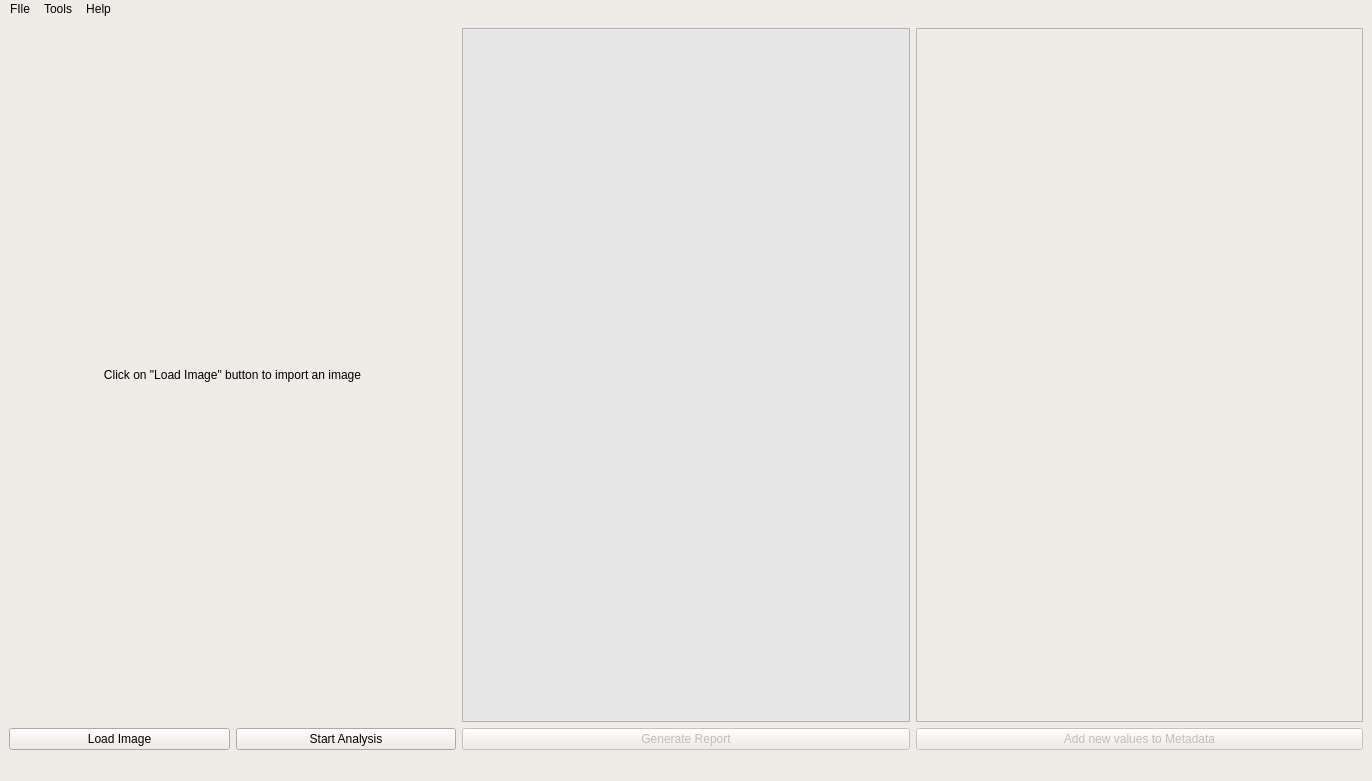
<?xml version="1.0" encoding="UTF-8"?>
<ui version="4.0">
 <class>MainWindow</class>
 <widget class="QMainWindow" name="MainWindow">
  <property name="geometry">
   <rect>
    <x>0</x>
    <y>0</y>
    <width>1372</width>
    <height>781</height>
   </rect>
  </property>
  <property name="minimumSize">
   <size>
    <width>720</width>
    <height>700</height>
   </size>
  </property>
  <property name="palette">
   <palette>
    <active>
     <colorrole role="WindowText">
      <brush brushstyle="SolidPattern">
       <color alpha="255">
        <red>73</red>
        <green>96</green>
        <blue>110</blue>
       </color>
      </brush>
     </colorrole>
     <colorrole role="Button">
      <brush brushstyle="SolidPattern">
       <color alpha="255">
        <red>239</red>
        <green>235</green>
        <blue>231</blue>
       </color>
      </brush>
     </colorrole>
     <colorrole role="Base">
      <brush brushstyle="SolidPattern">
       <color alpha="255">
        <red>239</red>
        <green>235</green>
        <blue>231</blue>
       </color>
      </brush>
     </colorrole>
     <colorrole role="Window">
      <brush brushstyle="SolidPattern">
       <color alpha="255">
        <red>239</red>
        <green>235</green>
        <blue>231</blue>
       </color>
      </brush>
     </colorrole>
    </active>
    <inactive>
     <colorrole role="WindowText">
      <brush brushstyle="SolidPattern">
       <color alpha="255">
        <red>0</red>
        <green>0</green>
        <blue>0</blue>
       </color>
      </brush>
     </colorrole>
     <colorrole role="Button">
      <brush brushstyle="SolidPattern">
       <color alpha="255">
        <red>239</red>
        <green>235</green>
        <blue>231</blue>
       </color>
      </brush>
     </colorrole>
     <colorrole role="Base">
      <brush brushstyle="SolidPattern">
       <color alpha="255">
        <red>239</red>
        <green>235</green>
        <blue>231</blue>
       </color>
      </brush>
     </colorrole>
     <colorrole role="Window">
      <brush brushstyle="SolidPattern">
       <color alpha="255">
        <red>239</red>
        <green>235</green>
        <blue>231</blue>
       </color>
      </brush>
     </colorrole>
    </inactive>
    <disabled>
     <colorrole role="WindowText">
      <brush brushstyle="SolidPattern">
       <color alpha="255">
        <red>120</red>
        <green>120</green>
        <blue>120</blue>
       </color>
      </brush>
     </colorrole>
     <colorrole role="Button">
      <brush brushstyle="SolidPattern">
       <color alpha="255">
        <red>239</red>
        <green>235</green>
        <blue>231</blue>
       </color>
      </brush>
     </colorrole>
     <colorrole role="Base">
      <brush brushstyle="SolidPattern">
       <color alpha="255">
        <red>239</red>
        <green>235</green>
        <blue>231</blue>
       </color>
      </brush>
     </colorrole>
     <colorrole role="Window">
      <brush brushstyle="SolidPattern">
       <color alpha="255">
        <red>239</red>
        <green>235</green>
        <blue>231</blue>
       </color>
      </brush>
     </colorrole>
    </disabled>
   </palette>
  </property>
  <property name="windowTitle">
   <string>VED²</string>
  </property>
  <property name="autoFillBackground">
   <bool>false</bool>
  </property>
  <property name="styleSheet">
   <string notr="true">background-color: rgb(239, 235, 231);</string>
  </property>
  <widget class="QWidget" name="centralwidget">
   <property name="minimumSize">
    <size>
     <width>719</width>
     <height>700</height>
    </size>
   </property>
   <property name="styleSheet">
    <string notr="true"/>
   </property>
   <layout class="QHBoxLayout" name="horizontalLayout">
    <item>
     <layout class="QGridLayout" name="Image_GridLayout">
      <item row="1" column="0">
       <widget class="QPushButton" name="loadImage">
        <property name="cursor">
         <cursorShape>PointingHandCursor</cursorShape>
        </property>
        <property name="styleSheet">
         <string notr="true"/>
        </property>
        <property name="text">
         <string>Load Image</string>
        </property>
       </widget>
      </item>
      <item row="1" column="1">
       <widget class="QPushButton" name="analyseImage">
        <property name="statusTip">
         <string>Start image analysis</string>
        </property>
        <property name="styleSheet">
         <string notr="true"/>
        </property>
        <property name="text">
         <string>Start Analysis</string>
        </property>
       </widget>
      </item>
      <item row="0" column="0" colspan="2">
       <widget class="QLabel" name="label">
        <property name="focusPolicy">
         <enum>Qt::StrongFocus</enum>
        </property>
        <property name="statusTip">
         <string>Image will be displayed here.</string>
        </property>
        <property name="styleSheet">
         <string notr="true"/>
        </property>
        <property name="text">
         <string>Click on &quot;Load Image&quot; button to import an image</string>
        </property>
        <property name="alignment">
         <set>Qt::AlignCenter</set>
        </property>
       </widget>
      </item>
     </layout>
    </item>
    <item>
     <layout class="QGridLayout" name="Analysis_gridLayout">
      <item row="0" column="0" colspan="2">
       <widget class="QListView" name="Analysis_holder">
        <property name="sizePolicy">
         <sizepolicy hsizetype="Preferred" vsizetype="Preferred">
          <horstretch>0</horstretch>
          <verstretch>0</verstretch>
         </sizepolicy>
        </property>
        <property name="statusTip">
         <string>Analysis Results are sumarized here.</string>
        </property>
        <property name="whatsThis">
         <string/>
        </property>
        <property name="styleSheet">
         <string notr="true">background-color: rgb(231, 231, 231);</string>
        </property>
       </widget>
      </item>
      <item row="2" column="0" colspan="2">
       <widget class="QPushButton" name="report_generate">
        <property name="enabled">
         <bool>false</bool>
        </property>
        <property name="cursor">
         <cursorShape>ForbiddenCursor</cursorShape>
        </property>
        <property name="styleSheet">
         <string notr="true"/>
        </property>
        <property name="text">
         <string>Generate Report</string>
        </property>
       </widget>
      </item>
     </layout>
    </item>
    <item>
     <layout class="QVBoxLayout" name="Table_verticalLayout">
      <item>
       <widget class="QTableWidget" name="Metadata_table">
        <property name="enabled">
         <bool>true</bool>
        </property>
        <property name="sizePolicy">
         <sizepolicy hsizetype="Minimum" vsizetype="Minimum">
          <horstretch>0</horstretch>
          <verstretch>0</verstretch>
         </sizepolicy>
        </property>
        <property name="styleSheet">
         <string notr="true"/>
        </property>
        <property name="showGrid">
         <bool>false</bool>
        </property>
        <property name="gridStyle">
         <enum>Qt::DotLine</enum>
        </property>
        <attribute name="horizontalHeaderVisible">
         <bool>false</bool>
        </attribute>
        <attribute name="verticalHeaderVisible">
         <bool>false</bool>
        </attribute>
        <row>
         <property name="text">
          <string>New Row</string>
         </property>
        </row>
        <row>
         <property name="text">
          <string>New Row</string>
         </property>
        </row>
        <column>
         <property name="text">
          <string>New Column</string>
         </property>
        </column>
        <column>
         <property name="text">
          <string>New Column</string>
         </property>
        </column>
       </widget>
      </item>
      <item>
       <widget class="QPushButton" name="add_new">
        <property name="enabled">
         <bool>false</bool>
        </property>
        <property name="cursor">
         <cursorShape>ForbiddenCursor</cursorShape>
        </property>
        <property name="styleSheet">
         <string notr="true"/>
        </property>
        <property name="text">
         <string>Add new values to Metadata</string>
        </property>
       </widget>
      </item>
     </layout>
    </item>
   </layout>
  </widget>
  <widget class="QMenuBar" name="menubar">
   <property name="geometry">
    <rect>
     <x>0</x>
     <y>0</y>
     <width>1372</width>
     <height>20</height>
    </rect>
   </property>
   <property name="styleSheet">
    <string notr="true"/>
   </property>
   <widget class="QMenu" name="menuFIle">
    <property name="title">
     <string>FIle</string>
    </property>
    <addaction name="actionImport_Image"/>
    <addaction name="actionExport_Image"/>
    <addaction name="actionSave_Metadata"/>
    <addaction name="actionExit"/>
   </widget>
   <widget class="QMenu" name="menuTools">
    <property name="title">
     <string>Tools</string>
    </property>
    <addaction name="actionDetect_Vehicles"/>
    <addaction name="actionDetect_Lanes"/>
    <addaction name="actionAnalyse_Detections"/>
   </widget>
   <widget class="QMenu" name="menuHelp">
    <property name="title">
     <string>Help</string>
    </property>
    <addaction name="actionDocumentation"/>
    <addaction name="actionRepository"/>
    <addaction name="actionAbout"/>
   </widget>
   <addaction name="menuFIle"/>
   <addaction name="menuTools"/>
   <addaction name="menuHelp"/>
  </widget>
  <widget class="QStatusBar" name="statusbar"/>
  <action name="actionImport_Image">
   <property name="text">
    <string>Import Image</string>
   </property>
   <property name="statusTip">
    <string>Select and image for analysis</string>
   </property>
   <property name="shortcut">
    <string>Ctrl+O</string>
   </property>
  </action>
  <action name="actionExport_Image">
   <property name="text">
    <string>Export Image</string>
   </property>
   <property name="statusTip">
    <string>Save the displayed image to disk</string>
   </property>
   <property name="shortcut">
    <string>Ctrl+S</string>
   </property>
  </action>
  <action name="actionSave_Metadata">
   <property name="text">
    <string>Save Metadata</string>
   </property>
   <property name="shortcut">
    <string>Ctrl+Alt+S</string>
   </property>
  </action>
  <action name="actionExit">
   <property name="text">
    <string>Exit</string>
   </property>
   <property name="shortcut">
    <string>Alt+E</string>
   </property>
  </action>
  <action name="actionDetect_Vehicles">
   <property name="text">
    <string>Detect Vehicles</string>
   </property>
   <property name="statusTip">
    <string>Detect Vehicles and draw bounding boxes around detections.</string>
   </property>
   <property name="shortcut">
    <string>Ctrl+Alt+V</string>
   </property>
  </action>
  <action name="actionDetect_Lanes">
   <property name="text">
    <string>Detect Lanes</string>
   </property>
   <property name="statusTip">
    <string>Detect Lane marking and highlight them.</string>
   </property>
   <property name="shortcut">
    <string>Ctrl+Alt+L</string>
   </property>
  </action>
  <action name="actionAnalyse_Detections">
   <property name="text">
    <string>Analyse Detections</string>
   </property>
   <property name="statusTip">
    <string>Infer relevant information from the detections</string>
   </property>
   <property name="shortcut">
    <string>Ctrl+Alt+A</string>
   </property>
  </action>
  <action name="actionDocumentation">
   <property name="text">
    <string>Documentation</string>
   </property>
  </action>
  <action name="actionRepository">
   <property name="text">
    <string>Repository</string>
   </property>
  </action>
  <action name="actionAbout">
   <property name="text">
    <string>About</string>
   </property>
  </action>
 </widget>
 <resources/>
 <connections>
  <connection>
   <sender>add_new</sender>
   <signal>clicked()</signal>
   <receiver>add_new</receiver>
   <slot>click()</slot>
   <hints>
    <hint type="sourcelabel">
     <x>1689</x>
     <y>1009</y>
    </hint>
    <hint type="destinationlabel">
     <x>1689</x>
     <y>1009</y>
    </hint>
   </hints>
  </connection>
 </connections>
</ui>
